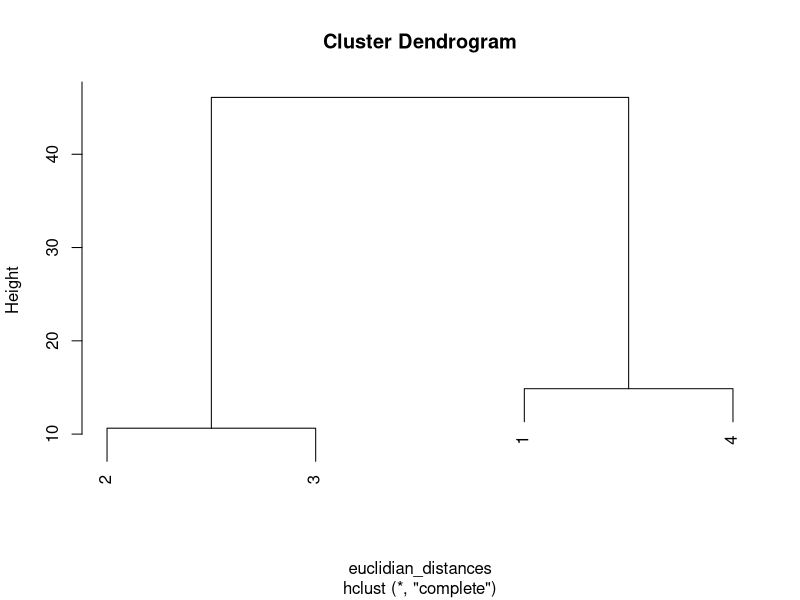

This figure's R source:
# Create dataset from the lecture

weight = c(89, 73, 65, 100)
size = c(188, 175, 168, 198)

example = cbind(weight, size)

# calculate euclidian distance matrix
euclidian_distances = dist(example, method = 'euclidian')
matrix = round(as.matrix(euclidian_distances), 1)

# do the HAC 
result_hac = hclust(euclidian_distances, method = 'complete')

# Plot results
plot(result_hac)

# Be aware of the fact that this is a really small sample and this code is just to compare it to the HAC we did by hand in the lecture.